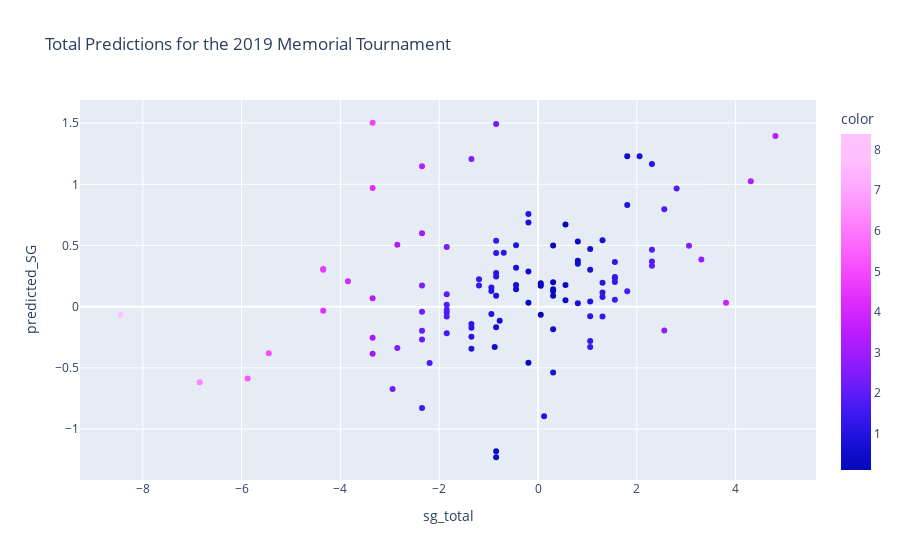

Source (notebook cell):
### Code cell
px.scatter(data_frame=Whole, x='sg_total', y = 'predicted_SG', color=abs(Whole['residuals']), 
           color_continuous_scale=px.colors.sequential.Plotly3,
           hover_name = 'player_name', title='Total Predictions for the 2019 Memorial Tournament')

### Figure 1 — Plotly figure (JSON) as saved in the notebook; plotly's stock layout.template omitted (floating-point values rounded to 4 significant figures)
{"data": [{"hovertemplate": "<b>%{hovertext}</b><br><br>sg_total=%{x}<br>predicted_SG=%{y}<br>color=%{marker.color}<extra></extra>", "hovertext": ["An, Byeong Hun", "Ancer, Abraham", "Aphibarnrat, Kiradech", "Armour, Ryan", "Baddeley, Aaron", "Bradley, Keegan", "Brown, Scott", "Burgoon, Bronson", "Burns, Sam", "Cabrera Bello, Rafa", "Cantlay, Patrick", "Cauley, Bud", "Champ, Cameron", "Choi, K.J.", "Conners, Corey", "Cook, Austin", "Dahmen, Joel", "Day, Jason", "DeChambeau, Bryson", "Donald, Luke", "Dufner, Jason", "Els, Ernie", "Every, Matt", "Finau, Tony", "Fitzpatrick, Matthew", "Fowler, Rickie", "Furyk, Jim", "Garnett, Brice", "Gay, Brian", "Glover, Lucas", "Gooch, Talor", "Grace, Branden", "Grillo, Emiliano", "Haas, Bill", "Hadley, Chesson", "Hadwin, Adam", "Harman, Brian", "Hatton, Tyrrell", "Hoffman, Charley", "Holmes, J.B.", "Homa, Max", "Horschel, Billy", "Hossler, Beau", "Howell III, Charles", "Im, Sungjae", "Jones, Matt", "Kang, Sung", "Kaymer, Martin", "Kim, Michael", "Kim, Si Woo", "Kim, Whee", "Kisner, Kevin", "Kizzire, Patton", "Knox, Russell", "Kokrak, Jason", "Kraft, Kelly", "Kuchar, Matt", "Lahiri, Anirban", "Landry, Andrew", "Lee, Danny", "Lee, Kyoung-Hoon", "Leishman, Marc", "Lingmerth, David", "List, Luke", "Long, Adam", "Luiten, Joost", "Malnati, Peter", "Matsuyama, Hideki", "McIlroy, Rory", "Merritt, Troy", "Mickelson, Phil", "Mitchell, Keith", "Moore, Ryan", "Niemann, Joaquin", "Noren, Alex", "Oosthuizen, Louis", "Ortiz, Carlos", "Perez, Pat", "Poston, J.T.", "Potter, Jr., Ted", "Putnam, Andrew", "Rose, Justin", "Ryder, Sam", "Sabbatini, Rory", "Schauffele, Xander", "Schenk, Adam", "Scott, Adam", "Sharma, Shubhankar", "Smith, Cameron", "Spaun, J.J.", "Spieth, Jordan", "Stallings, Scott", "Stanley, Kyle", "Steele, Brendan", "Stenson, Henrik", "Streb, Robert", "Streelman, Kevin", "Stricker, Steve", "Stuard, Brian", "Taylor, Vaughn", "Thomas, Justin", "Thompson, Michael", "Trainer, Martin", "Uihlein, Peter", "Varner III, Harold", "Vegas, Jhonattan", "Watney, Nick", "Willett, Danny", "Wise, Aaron", "Woodland, Gary", "Woods, Tiger", "Xiong, Norman"], "legendgroup": "", "marker": {"color": [1.312, 1.102, 1.324, 1.385, 1.111, 2.335, 1.103, 1.207, 8.382, 0.1954, 3.411, 1.937, 2.306, 1.733, 1.073, 1.134, 1.418, 3.496, 0.7626, 0.6612, 2.75, 5.069, 3.093, 4.317, 1.368, 0.5766, 0.2735, 0.6791, 1.864, 0.8817, 4.056, 1.176, 1.841, 1.63, 1.767, 0.4825, 1.335, 0.4308, 1.286, 1.004, 0.3789, 1.971, 2.151, 3.354, 0.7619, 0.1068, 4.657, 3.773, 0.3828, 0.1636, 0.3345, 0.1765, 2.079, 0.7538, 1.136, 2.511, 2.554, 0.2637, 2.964, 1.824, 0.5032, 2.557, 0.4906, 4.65, 4.314, 0.5483, 1.498, 1.84, 2.341, 1.354, 2.947, 0.1158, 0.4557, 1.014, 0.2158, 0.9466, 1.8, 0.5867, 0.2261, 2.272, 1.19, 0.8257, 0.6225, 0.5845, 0.9745, 0.8848, 3.281, 5.291, 3.418, 0.9368, 1.759, 0.1213, 1.094, 0.8442, 0.1159, 1.52, 2.921, 1.191, 0.7774, 0.1362, 4.851, 1.679, 6.23, 1.95, 2.52, 1.123, 1.227, 1.384, 1.386, 0.9529, 1.14, 1.018], "coloraxis": "coloraxis", "symbol": "circle"}, "mode": "markers", "name": "", "orientation": "v", "showlegend": false, "type": "scatter", "x": [1.556, -0.9445, 1.555, 1.306, 1.306, -1.848, -1.348, -1.348, -8.45, 0.3055, 4.806, 2.305, -2.348, -2.195, -0.9445, 1.055, -1.194, -2.348, 1.306, -0.776, 2.555, -5.45, -3.348, -3.348, -1.194, 1.805, 0.8055, -0.848, -1.848, -0.1945, -3.848, -1.348, 2.305, -1.848, -1.848, -0.1945, 1.055, 0.8055, -0.848, -1.348, 0.5555, 2.306, -2.348, -2.848, -0.4445, 0.3055, -4.348, 3.805, -0.848, 0.3055, -0.848, 0.3055, -2.348, 1.055, -0.6945, -2.848, -1.348, -0.1945, -3.348, -1.848, 0.5555, 3.055, 0.3055, -4.348, -4.348, -0.877, 1.556, 2.805, -0.848, 1.555, -2.348, 0.0555, 0.8055, 1.056, 0.3055, -0.4445, -1.848, -0.4445, -0.1945, -2.945, 1.555, 2.055, -0.4445, 1.055, 1.805, -0.9445, 4.306, -5.877, -3.348, -0.848, 2.555, 0.0555, -0.848, 0.3055, 0.5555, -2.348, 3.305, 1.305, 0.8055, 0.0555, -3.348, 1.806, -6.848, -1.848, -2.348, -0.848, 1.305, 1.055, -0.848, -0.1945, 2.305, 0.123], "xaxis": "x", "y": [0.2433, 0.1575, 0.2313, -0.07985, 0.1946, 0.4872, -0.2454, -0.1415, -0.06849, 0.5009, 1.394, 0.3685, -0.04182, -0.4613, 0.1282, -0.07896, 0.2237, 1.148, 0.5429, -0.1148, -0.1946, -0.3807, -0.2549, 0.9691, 0.1737, 1.229, 0.532, -0.1689, 0.01608, 0.6872, 0.2083, -0.1722, 0.4642, -0.2182, -0.08097, 0.288, -0.2799, 0.3747, 0.438, -0.3442, 0.1766, 0.3343, -0.1973, 0.5065, 0.3174, 0.1987, 0.3088, 0.03219, -1.231, 0.1419, -1.183, 0.129, -0.2694, 0.3017, 0.4411, -0.3372, 1.206, -0.4582, -0.3842, -0.02432, 0.05229, 0.4986, -0.1851, 0.3016, -0.03411, -0.3287, 0.05735, 0.9652, 1.493, 0.2014, 0.5992, 0.1713, 0.3498, 0.04152, 0.08969, 0.5021, -0.04817, 0.1422, 0.03162, -0.6722, 0.365, 1.23, 0.178, 0.471, 0.831, -0.05966, 1.025, -0.5862, 0.0696, 0.0888, 0.7968, -0.06577, 0.2462, -0.5387, 0.6714, -0.828, 0.3847, 0.115, 0.02813, 0.1917, 1.503, 0.1267, -0.6182, 0.1016, 0.1722, 0.2748, 0.07879, -0.3288, 0.5383, 0.7584, 1.165, -0.8955], "yaxis": "y"}], "layout": {"coloraxis": {"colorbar": {"title": {"text": "color"}}, "colorscale": [[0, "#0508b8"], [0.08333, "#1910d8"], [0.1667, "#3c19f0"], [0.25, "#6b1cfb"], [0.3333, "#981cfd"], [0.4167, "#bf1cfd"], [0.5, "#dd2bfd"], [0.5833, "#f246fe"], [0.6667, "#fc67fd"], [0.75, "#fe88fc"], [0.8333, "#fea5fd"], [0.9167, "#febefe"], [1, "#fec3fe"]]}, "legend": {"tracegroupgap": 0}, "title": {"text": "Total Predictions for the 2019 Memorial Tournament"}, "xaxis": {"anchor": "y", "domain": [0, 1], "title": {"text": "sg_total"}}, "yaxis": {"anchor": "x", "domain": [0, 1], "title": {"text": "predicted_SG"}}}}
